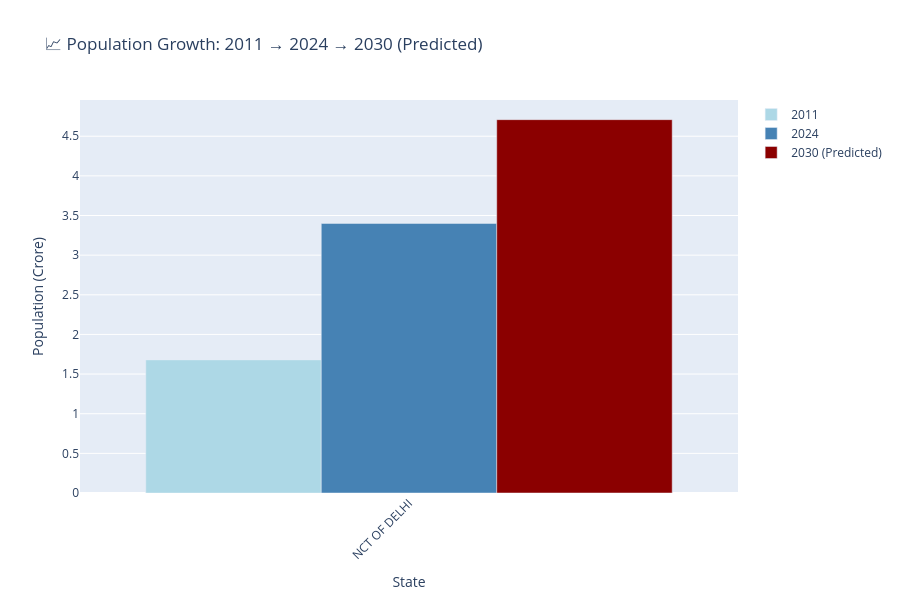

Notebook cell for this chart:
### Code cell
# Top 10 states by predicted 2030 population
top_10_pop = combined.nlargest(10, 'Population_2030')

fig = go.Figure()

fig.add_trace(go.Bar(
    name='2011',
    x=top_10_pop['State'],
    y=top_10_pop['Population_2011'],
    marker_color='lightblue'
))

fig.add_trace(go.Bar(
    name='2024',
    x=top_10_pop['State'],
    y=top_10_pop['Population_2024'],
    marker_color='steelblue'
))

fig.add_trace(go.Bar(
    name='2030 (Predicted)',
    x=top_10_pop['State'],
    y=top_10_pop['Population_2030'],
    marker_color='darkred'
))

fig.update_layout(
    title='📈 Population Growth: 2011 → 2024 → 2030 (Predicted)',
    xaxis_title='State',
    yaxis_title='Population (Crore)',
    barmode='group',
    height=600,
    xaxis_tickangle=-45
)

fig.show()
print("✅ Population prediction chart ready!")

### Figure 1 — Plotly figure (JSON) as saved in the notebook; plotly's stock layout.template omitted (floating-point values rounded to 4 significant figures)
{"data": [{"marker": {"color": "lightblue"}, "name": "2011", "type": "bar", "x": ["NCT OF DELHI"], "y": [1.679]}, {"marker": {"color": "steelblue"}, "name": "2024", "type": "bar", "x": ["NCT OF DELHI"], "y": [3.4]}, {"marker": {"color": "darkred"}, "name": "2030 (Predicted)", "type": "bar", "x": ["NCT OF DELHI"], "y": [4.709]}], "layout": {"barmode": "group", "height": 600, "title": {"text": "📈 Population Growth: 2011 → 2024 → 2030 (Predicted)"}, "xaxis": {"tickangle": -45, "title": {"text": "State"}}, "yaxis": {"title": {"text": "Population (Crore)"}}}}
